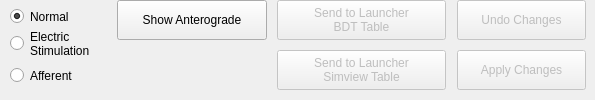
                   <widget class="QFrame" name="fiberTopFrame">
                    <property name="frameShape">
                     <enum>QFrame::NoFrame</enum>
                    </property>
                    <property name="frameShadow">
                     <enum>QFrame::Raised</enum>
                    </property>
                    <widget class="QPushButton" name="fiberShowTarg">
                     <property name="geometry">
                      <rect>
                       <x>117</x>
                       <y>0</y>
                       <width>150</width>
                       <height>40</height>
                      </rect>
                     </property>
                     <property name="text">
                      <string>Show Anterograde</string>
                     </property>
                    </widget>
                    <widget class="QPushButton" name="fiberSendLaunchBdt">
                     <property name="enabled">
                      <bool>false</bool>
                     </property>
                     <property name="geometry">
                      <rect>
                       <x>277</x>
                       <y>0</y>
                       <width>169</width>
                       <height>40</height>
                      </rect>
                     </property>
                     <property name="toolTip">
                      <string>&lt;html&gt;&lt;head/&gt;&lt;body&gt;&lt;p&gt;This adds a row to the SimLauncher BDT table in for a cell in this population. Spike trains for a cell in this population will be included in the .bdt file.&lt;/p&gt;&lt;/body&gt;&lt;/html&gt;</string>
                     </property>
                     <property name="text">
                      <string>Send to Launcher
BDT Table</string>
                     </property>
                    </widget>
                    <widget class="QRadioButton" name="fiberNormal">
                     <property name="geometry">
                      <rect>
                       <x>10</x>
                       <y>6</y>
                       <width>191</width>
                       <height>21</height>
                      </rect>
                     </property>
                     <property name="text">
                      <string>Normal</string>
                     </property>
                     <property name="checked">
                      <bool>true</bool>
                     </property>
                    </widget>
                    <widget class="QRadioButton" name="fiberElectric">
                     <property name="geometry">
                      <rect>
                       <x>10</x>
                       <y>23</y>
                       <width>121</width>
                       <height>41</height>
                      </rect>
                     </property>
                     <property name="text">
                      <string>Electric
Stimulation</string>
                     </property>
                    </widget>
                    <widget class="QPushButton" name="fiberSendLaunchPlot">
                     <property name="enabled">
                      <bool>false</bool>
                     </property>
                     <property name="geometry">
                      <rect>
                       <x>277</x>
                       <y>50</y>
                       <width>169</width>
                       <height>40</height>
                      </rect>
                     </property>
                     <property name="toolTip">
                      <string>&lt;html&gt;&lt;head/&gt;&lt;body&gt;&lt;p&gt;This adds a row to the SimLauncher SimViewer table in for a cell in this population. Information about one or more cells in this population will be plotted in the SimViewer window.&lt;/p&gt;&lt;/body&gt;&lt;/html&gt;</string>
                     </property>
                     <property name="text">
                      <string>Send to Launcher
Simview Table</string>
                     </property>
                    </widget>
                    <widget class="QPushButton" name="fiberUndo">
                     <property name="enabled">
                      <bool>false</bool>
                     </property>
                     <property name="geometry">
                      <rect>
                       <x>457</x>
                       <y>0</y>
                       <width>129</width>
                       <height>40</height>
                      </rect>
                     </property>
                     <property name="text">
                      <string>Undo Changes</string>
                     </property>
                    </widget>
                    <widget class="QPushButton" name="fiberApply">
                     <property name="enabled">
                      <bool>false</bool>
                     </property>
                     <property name="geometry">
                      <rect>
                       <x>457</x>
                       <y>50</y>
                       <width>129</width>
                       <height>40</height>
                      </rect>
                     </property>
                     <property name="text">
                      <string>Apply Changes</string>
                     </property>
                    </widget>
                    <widget class="QRadioButton" name="fiberAfferent">
                     <property name="geometry">
                      <rect>
                       <x>10</x>
                       <y>60</y>
                       <width>161</width>
                       <height>31</height>
                      </rect>
                     </property>
                     <property name="text">
                      <string>Afferent</string>
                     </property>
                    </widget>
                   </widget>
